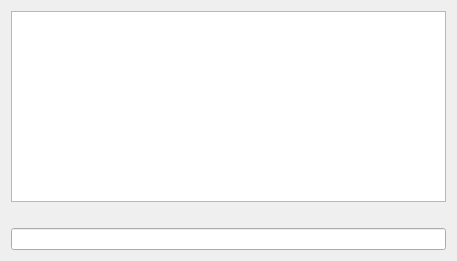
<?xml version="1.0" encoding="UTF-8"?>
<ui version="4.0">
 <class>Form</class>
 <widget class="QWidget" name="Form">
  <property name="geometry">
   <rect>
    <x>0</x>
    <y>0</y>
    <width>457</width>
    <height>261</height>
   </rect>
  </property>
  <property name="windowTitle">
   <string>Form</string>
  </property>
  <layout class="QVBoxLayout" name="verticalLayout">
   <item>
    <widget class="QTextEdit" name="desc"/>
   </item>
   <item>
    <spacer name="verticalSpacer">
     <property name="orientation">
      <enum>Qt::Vertical</enum>
     </property>
     <property name="sizeType">
      <enum>QSizePolicy::MinimumExpanding</enum>
     </property>
     <property name="sizeHint" stdset="0">
      <size>
       <width>20</width>
       <height>20</height>
      </size>
     </property>
    </spacer>
   </item>
   <item>
    <widget class="QLineEdit" name="answ"/>
   </item>
  </layout>
 </widget>
 <resources/>
 <connections/>
</ui>
